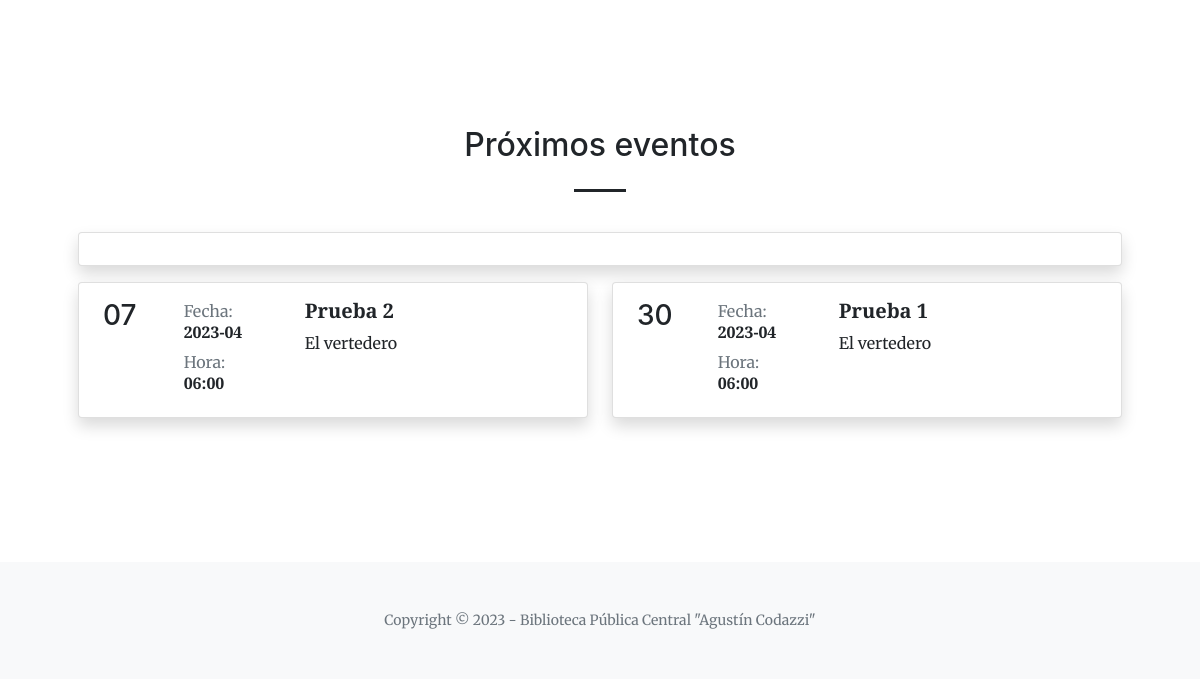
Before: / (lower part) with the older database file.
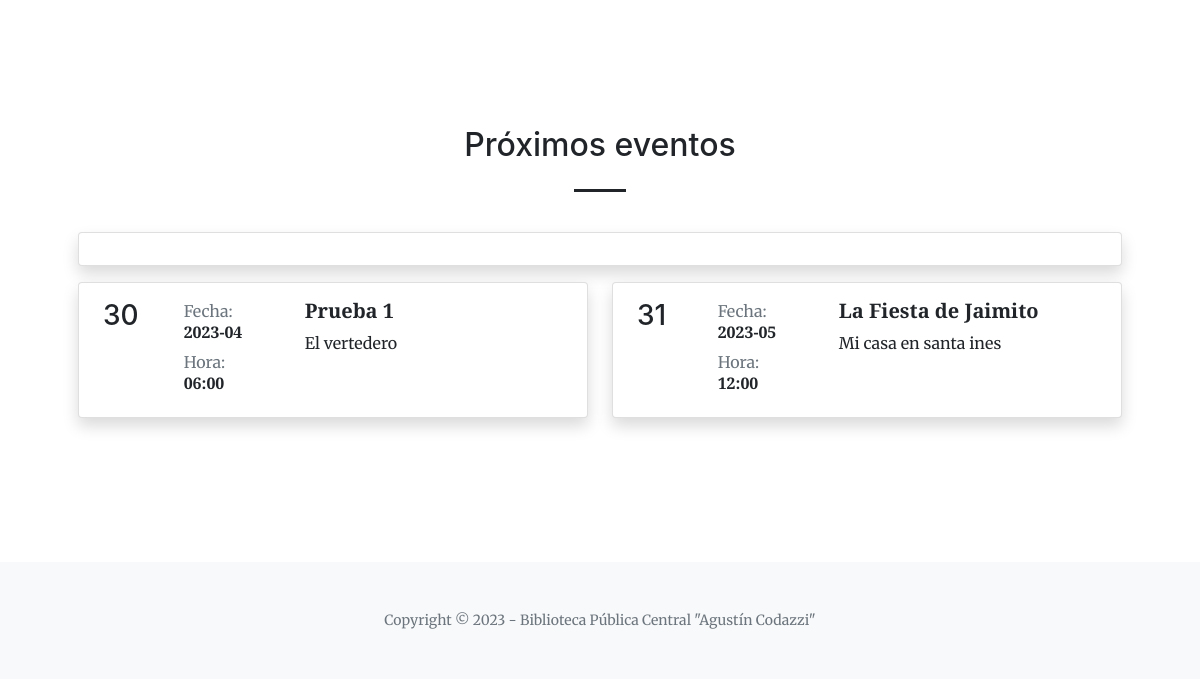
After: the same page with the newer database file.
### tables this page shows
CREATE TABLE `events` (
  `id_event` int(11) NOT NULL,
  `title_event` varchar(255) NOT NULL,
  `info_event` text NOT NULL,
  `organizer_event` varchar(255) NOT NULL,
  `date_realized_event` date NOT NULL,
  `time` time NOT NULL,
  `date_created_event` datetime DEFAULT NULL,
  `place_event` varchar(255) NOT NULL,
  `type_event` varchar(255) NOT NULL,
  `participants_event` int(11) DEFAULT NULL,
  `state_event` varchar(255) NOT NULL
);

### app/Core/baseController.php (called while the page is built, shortened)
<?php
class baseController
{
    public function view($view, $data = [], $layout = false)
    {
        extract($data);
        $helpers = new helpers();
        include_once '../app/Views/' . $view . '.php';
    }
}

### app/Controllers/HomeController.php (called while the page is built, shortened)
<?php
class HomeController  extends baseController
{
    public function Index()
    {
        $libro_model = new Libro();
        $libros = $libro_model->getAll();
        $event_model = new Event();
        $events = $event_model->getAll();
        $events_pendientes = array_filter($events, fn($event) => (int) $event->state_event === 2);
        usort($events_pendientes, fn($a, $b) => strtotime($a->date_realized_event) - strtotime($b->date_realized_event));
        $this->view('LandingPage/Inicio', [
            'title' => 'Inicio',
            'libros' => $libros,
            'events_pendientes' => $events_pendientes
        ]);
    }
}

### public/index.php (called while the page is built, shortened)
<?php
FrontController::dispatcher();

### app/Utils/Database.php (called while the page is built, shortened)
<?php
class Database extends \PDO
{
    private static $_instance;
    public static function getInstance()
    {
        if (!isset(self::$_instance)) {
            self::$_instance = new self();
            self::$_instance->setAttribute(\PDO::ATTR_ERRMODE, \PDO::ERRMODE_EXCEPTION);
        }
        return self::$_instance;
    }
}

### app/Core/baseModel.php (called while the page is built, shortened)
<?php
class baseModel
{
    public $database;
    private $table;
    public function __construct($table)
    {
        $this->table = $table;
        $this->database = DataBase::getInstance();
    }
    public function getAll()
    {
        $rows = [];
        $query = "SELECT * FROM {$this->table}";
        $stmt = $this->database->query($query);
        while ($row = $stmt->fetch(\PDO::FETCH_OBJ)) {
            array_push($rows, $row);
        }
        return $rows;
    }
}

### app/Core/helpers.php (called while the page is built, shortened)
<?php
class helpers {
    public function getCustomDate(string $date, string $format_date)
    {
        return date($format_date, strtotime($date));
    }
}

### app/Views/LandingPage/Inicio.php (the view, shortened to what this page needs)
<!DOCTYPE html>
<html lang="en">
    <head>
        <link rel="stylesheet" href="https://cdnjs.cloudflare.com/ajax/libs/font-awesome/6.2.1/css/all.min.css" />
        <link href="https://cdn.jsdelivr.net/npm/bootstrap-icons@1.5.0/font/bootstrap-icons.css" rel="stylesheet" />
        <link href="https://cdnjs.cloudflare.com/ajax/libs/SimpleLightbox/2.1.0/simpleLightbox.min.css" rel="stylesheet" />
        <link href="assets/css/landing-page.css" rel="stylesheet" />
    </head>
    <body id="page-top">
        <section class="page-section" id="events">
            <div class="container px-4 px-lg-5">
                <h2 class="text-center mt-0">Próximos eventos</h2>
                <hr class="divider divider-dark" />
                <div class="gx-4 gx-lg-5">
                    <div class="row mt-4">
                        <div class="col-md-12 col-sm-12">
                            <div class="card shadow mt-3">
                                <div class="card-body">
                                </div>
                            </div>
                        </div>
                    </div>
                    <div class="row mt-3">
                        <?php foreach($events_pendientes as $event): ?>
                            <div class="col-md-6">
                                <div class="card shadow defaul-events mb-3" id="<?php echo $event->id_event ?>">
                                    <div class="card-body">
                                        <div class="row px-2">
                                            <div class="col-md-2 fw-bold">
                                                <h3 class="mb-0"><?php echo $helpers->getCustomDate($event->date_realized_event, 'd') ?></h3>
                                            </div>
                                            <div class="col-md-3">
                                                <p class="mb-0 text-secondary">Fecha:</p>
                                                <h6 class="mt-0 fw-bold"><?php echo $helpers->getCustomDate($event->date_realized_event, 'Y-m') ?></h6>
                                                <p class="mb-0 text-secondary">Hora:</p>
                                                <h6 class="mt-0 fw-bold"><?php echo $helpers->getCustomDate($event->time, 'h:s') ?></h6>
                                            </div>
                                            <div class="col">
                                                <h5 class="fw-bold"><?php echo $event->title_event ?></h5>
                                                <p><?php echo $event->place_event ?></p>
                                            </div>
                                        </div>
                                    </div>
                                </div>
                            </div>
                        <?php endforeach; ?>
                    </div>
                </div>
            </div>
        </section>
        <footer class="bg-light py-5">
            <div class="container px-4 px-lg-5"><div class="small text-center text-muted">Copyright &copy; 2023 - Biblioteca Pública Central "Agustín Codazzi"</div></div>
        </footer>
    </body>
</html>

### app/Core/FrontController.php (shortened to what this page needs)
<?php
class FrontController
{
    private static function controllerLoad($name_controller)
    {
        $name_controller = ucwords($name_controller) . 'Controller';
        $path_to_file_controller = dirname(__DIR__) . '/Controllers/' . $name_controller . '.php';
        $reflection_class = new ReflectionClass($name_controller);
        $reflection_methods = $reflection_class->getMethods();
        $reflection_method = array_filter($reflection_methods, fn($reflection_method) => $reflection_method->getName() === '__construct');
        if (count($reflection_method) > 0) {
            $reflection_method = array_shift($reflection_method);
            $reflection_parameter = $reflection_method->getParameters();
            $services = self::getServices();
            $params = self::getParams($reflection_parameter, $services);
            $reflection_class = new ReflectionClass($name_controller);
            $controller = $reflection_class->newInstanceArgs($params);
        } else {
            $controller = new $name_controller;
        }
        return $controller;
    }
    private static function actionLoad($controller, $action)
    {
        $controller->$action();
    }
    public static function dispatcher()
    {
        $name_controller = $_GET['controller'] ?? self::DEFAULT_CONTROLLER;
        $action = $_GET['action'] ?? self::DEFAULT_ACTION;
        $controller = self::controllerLoad($name_controller);
        if (method_exists($controller, $action)) {
            self::actionLoad($controller, $action);
            return;
        }
    }
}

Changed rows visible on the page:
no longer on this page (row edited): events: date_realized_event "07", date_realized_event "2023-04", time "06:00", title_event "Prueba 2", place_event "El vertedero"
added events: date_realized_event "31", date_realized_event "2023-05", time "12:00", title_event "La Fiesta de Jaimito", place_event "Mi casa en santa ines"
